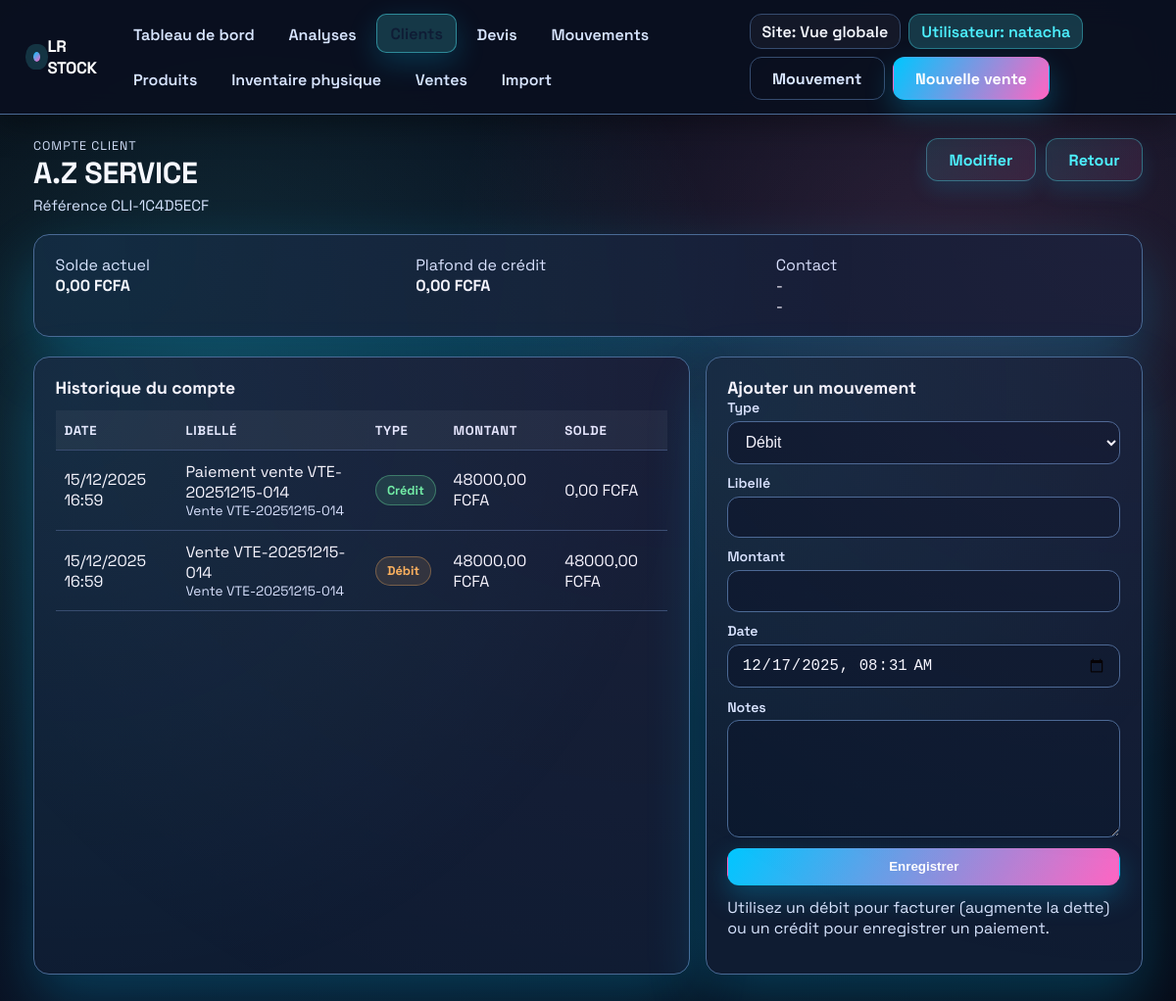
The page /clients/616/ (signed in) on the database its author committed.
### inventory/models.py (models this page shows, shortened)
class VersionedModelMixin(models.Model):
    class Meta:
        abstract = True

class TimeStampedModel(models.Model):
    created_at = models.DateTimeField(auto_now_add=True)
    updated_at = models.DateTimeField(auto_now=True)
    class Meta:
        abstract = True

class Customer(VersionedModelMixin, TimeStampedModel):
    reference = models.CharField(
        "Référence client",
        max_length=20,
        unique=True,
        default=generate_customer_reference,
    )
    name = models.CharField("Nom du contact", max_length=255)
    company_name = models.CharField("Entreprise", max_length=255, blank=True)
    email = models.EmailField(blank=True)
    phone = models.CharField(max_length=50, blank=True)
    address = models.TextField(blank=True)
    credit_limit = models.DecimalField(
        "Plafond de crédit",
        max_digits=12,
        decimal_places=2,
        default=Decimal("0.00"),
    )
    notes = models.TextField(blank=True)
    objects = CustomerQuerySet.as_manager()
    class Meta:
        ordering = ["name", "company_name"]
        verbose_name = "client"
        verbose_name_plural = "clients"
    @property
    def display_name(self) -> str:
        if self.company_name and self.name:
            return f"{self.company_name} - {self.name}"
        return self.company_name or self.name or self.reference
    @property
    def balance(self) -> Decimal:
        annotated = getattr(self, "account_balance", None)
        if annotated is not None:
            return annotated

class CustomerAccountEntry(TimeStampedModel):
    class EntryType(models.TextChoices):
        DEBIT = "debit", "Débit"
        CREDIT = "credit", "Crédit"
    customer = models.ForeignKey(
        Customer,
        on_delete=models.CASCADE,
        related_name="entries",
    )
    sale = models.ForeignKey(
        "Sale",
        on_delete=models.SET_NULL,
        related_name="account_entries",
        blank=True,
        null=True,
    )
    entry_type = models.CharField(
        max_length=10,
        choices=EntryType.choices,
        default=EntryType.DEBIT,
    )
    label = models.CharField("Libellé", max_length=255)
    occurred_at = models.DateTimeField("Date", default=timezone.now)
    amount = models.DecimalField(max_digits=12, decimal_places=2)
    notes = models.TextField(blank=True)
    class Meta:
        ordering = ["-occurred_at", "-id"]
        verbose_name = "mouvement de compte client"
        verbose_name_plural = "mouvements de comptes client"
    @property
    def signed_amount(self) -> Decimal:
        sign = 1 if self.entry_type == self.EntryType.DEBIT else -1
        return Decimal(sign) * self.amount

class Sale(VersionedModelMixin, TimeStampedModel):
    class Status(models.TextChoices):
        DRAFT = "draft", "Brouillon"
        CONFIRMED = "confirmed", "Confirmée"
    reference = models.CharField("Référence", max_length=100, unique=True)
    sale_date = models.DateTimeField("Date de vente", default=timezone.now)
    customer = models.ForeignKey(
        Customer,
        on_delete=models.SET_NULL,
        related_name="sales",
        blank=True,
        null=True,
    )
    customer_name = models.CharField("Client", max_length=255, blank=True)
    notes = models.TextField(blank=True)
    site = models.ForeignKey(
        Site,
        on_delete=models.PROTECT,
        blank=True,
        null=True,
        related_name="sales",
    )
    amount_paid = models.DecimalField(
        "Montant payé",
        max_digits=12,
        decimal_places=2,
        default=Decimal("0.00"),
    )
    status = models.CharField(
        max_length=20,
        choices=Status.choices,
        default=Status.DRAFT,
    )
    class Meta:
        ordering = ["-sale_date", "-id"]
        verbose_name = "vente"
        verbose_name_plural = "ventes"

### inventory/views.py (the view, shortened to what this page needs)
# urls.py: path("clients/<int:pk>/", login_required(views.customer_detail), name="customer_detail"),
def customer_detail(request, pk):
    customer = get_object_or_404(Customer.objects.with_balance(), pk=pk)
    form_type = request.POST.get("form_type") if request.method == "POST" else None
    entry_form = CustomerAccountEntryForm(
        request.POST if request.method == "POST" and form_type != "customer" else None
    )
    customer_form = CustomerForm(
        request.POST if request.method == "POST" and form_type == "customer" else None,
        instance=customer,
    )
    versions = list(Version.for_instance(customer)[:12])
    entries = list(customer.entries.select_related("sale").order_by("-occurred_at", "-id"))
    running_balance = customer.balance
    for entry in entries:
        entry.running_balance = running_balance
        running_balance -= entry.signed_amount
    context = {
        "customer": customer,
        "entries": entries,
        "entry_form": entry_form,
        "customer_form": customer_form,
        "versions": versions,
    }
    return render(request, "inventory/customer_detail.html", context)

### inventory/forms.py (shortened to what this page needs)
class CustomerAccountEntryForm(forms.ModelForm):
    occurred_at = forms.DateTimeField(
        label="Date",
        widget=forms.DateTimeInput(attrs={"type": "datetime-local", "class": "form-control"}),
    )
    class Meta:
        model = CustomerAccountEntry
        fields = ["entry_type", "label", "amount", "occurred_at", "notes"]
        widgets = {
            "entry_type": forms.Select(attrs={"class": "form-control"}),
            "label": forms.TextInput(attrs={"class": "form-control"}),
            "amount": forms.NumberInput(attrs={"class": "form-control", "step": "0.01", "min": 0}),
            "notes": forms.Textarea(attrs={"class": "form-control", "rows": 2}),
        }
        labels = {
            "entry_type": "Type",
            "label": "Libellé",
            "amount": "Montant",
            "notes": "Notes",
        }
    def __init__(self, *args, **kwargs):
        super().__init__(*args, **kwargs)
        if not self.data.get("occurred_at") and not self.initial.get("occurred_at"):
            self.fields["occurred_at"].initial = timezone.now().strftime("%Y-%m-%dT%H:%M")

### inventory/models.py (called while the page is built)
    @classmethod
    def for_instance(cls, instance):
        content_type = ContentType.objects.get_for_model(instance, for_concrete_model=False)
        return cls.objects.filter(content_type=content_type, object_id=str(instance.pk))

    def with_balance(self):
        signed_amount = Case(
            When(
                entries__entry_type="debit",
                then=F("entries__amount"),
            ),
            When(
                entries__entry_type="credit",
                then=-F("entries__amount"),
            ),
            default=Value(Decimal("0.00")),
            output_field=DecimalField(max_digits=14, decimal_places=2),
        )
        return self.annotate(
            account_balance=Coalesce(
                Sum(signed_amount),
                Value(Decimal("0.00"), output_field=DecimalField(max_digits=14, decimal_places=2)),
            )
        )

### inventory/templates/inventory/customer_detail.html (shortened to what this page needs)
{% extends "inventory/base.html" %}
{% block content %}
<section class="page-header reveal">
    <div>
        <p class="eyebrow">Compte client</p>
        <h1 class="page-title">{{ customer.display_name }}</h1>
        <p class="lead">Référence {{ customer.reference }}{% if customer.company_name %} — {{ customer.company_name }}{% endif %}</p>
    </div>
    <div class="toolbar">
        <a href="{% url 'inventory:customer_update' customer.pk %}" class="btn secondary">Modifier</a>
        <a href="{% url 'inventory:customer_list' %}" class="btn secondary">Retour</a>
    </div>
</section>
<section class="surface reveal" data-delay="100">
    <div class="grid auto-3">
        <div>
            <p class="muted-text" style="margin:0;">Solde actuel</p>
            <p class="value" style="margin:0; font-weight:800;">{{ customer.balance|floatformat:2 }} FCFA</p>
        </div>
        <div>
            <p class="muted-text" style="margin:0;">Plafond de crédit</p>
            <p class="value" style="margin:0; font-weight:800;">{{ customer.credit_limit|floatformat:2 }} FCFA</p>
        </div>
        <div>
            <p class="muted-text" style="margin:0;">Contact</p>
            <p class="value" style="margin:0; font-size:1rem;">
                {{ customer.email|default:"-" }}<br>
                {{ customer.phone|default:"-" }}
            </p>
        </div>
    </div>
</section>
<section class="split split-70">
    <div class="surface reveal" data-delay="140">
        <div class="surface-header">
            <h2 class="surface-title">Historique du compte</h2>
        </div>
        {% if entries %}
            <table>
                <thead>
                    <tr>
                        <th>Date</th>
                        <th>Libellé</th>
                        <th>Type</th>
                        <th>Montant</th>
                        <th>Solde</th>
                    </tr>
                </thead>
                <tbody>
                    {% for entry in entries %}
                        <tr>
                            <td>{{ entry.occurred_at|date:"d/m/Y H:i" }}</td>
                            <td>
                                {{ entry.label }}
                                {% if entry.sale %}
                                    <div class="muted-text" style="font-size:0.85rem;">Vente {{ entry.sale.reference }}</div>
                                {% endif %}
                            </td>
                            <td>
                                <span class="badge {% if entry.entry_type == 'debit' %}warn{% else %}success{% endif %}">
                                    {{ entry.get_entry_type_display }}
                                </span>
                            </td>
                            <td>{{ entry.amount|floatformat:2 }} FCFA</td>
                            <td>{{ entry.running_balance|floatformat:2 }} FCFA</td>
                        </tr>
                    {% endfor %}
                </tbody>
            </table>
        {% else %}
            <p class="muted-text" style="margin:0;">Aucun mouvement encore enregistré pour ce client.</p>
        {% endif %}
    </div>
    <div class="surface reveal" data-delay="180">
        <h2 class="surface-title">Ajouter un mouvement</h2>
        <form method="post" class="stack">
            {% for field in entry_form %}
                <div class="field">
                    <label for="{{ field.id_for_label }}">{{ field.label }}</label>
                    {{ field }}
                </div>
            {% endfor %}
            <button type="submit" class="btn">Enregistrer</button>
        </form>
        <p class="muted-text" style="margin-top:0.75rem;">Utilisez un débit pour facturer (augmente la dette) ou un crédit pour enregistrer un paiement.</p>
    </div>
</section>
<section class="split">
</section>
{% endblock %}

### inventory/templates/inventory/base.html (shortened to what this page needs)
{% load static %}
<!DOCTYPE html>
<html lang="fr">
<head>
</head>
<body>
    <div class="app-shell">
        <header class="topbar">
            <div class="topbar-inner">
                <a class="brand" href="{% url 'inventory:dashboard' %}">
                    <span class="dot" aria-hidden="true"></span>
                     LR Stock
                </a>
                <nav class="nav">
                    {% with current=request.resolver_match.url_name %}
                        <a href="{% url 'inventory:dashboard' %}" class="{% if current == 'dashboard' %}active{% endif %}">Tableau de bord</a>
                        <a href="{% url 'inventory:analytics' %}" class="{% if current == 'analytics' %}active{% endif %}">Analyses</a>
                        <a href="{% url 'inventory:customer_list' %}" class="{% if current == 'customer_list' or current == 'customer_create' or current == 'customer_detail' or current == 'customer_update' %}active{% endif %}">Clients</a>
                        <a href="{% url 'inventory:quotes_list' %}" class="{% if current == 'quotes_list' or current == 'quote_create' or current == 'quote_detail' %}active{% endif %}">Devis</a>
                        <a href="{% url 'inventory:record_movement' %}" class="{% if current == 'record_movement' %}active{% endif %}">Mouvements</a>
                        <a href="{% url 'inventory:inventory_overview' %}" class="{% if current == 'inventory_overview' %}active{% endif %}">Produits</a>
                        <a href="{% url 'inventory:inventory_physical' %}" class="{% if current == 'inventory_physical' %}active{% endif %}">Inventaire physique</a>
                        <a href="{% url 'inventory:sales_list' %}" class="{% if current == 'sales_list' or current == 'sale_create' %}active{% endif %}">Ventes</a>
                        <a href="{% url 'inventory:import_products' %}" class="{% if current == 'import_products' %}active{% endif %}">Import</a>
                    {% endwith %}
                </nav>
                <div class="user-actions">
                    <span class="context-chip">Site: {{ active_site.name|default:"Vue globale" }}</span>
                    <span class="context-chip" style="background:var(--accent-soft); border-color: rgba(77,240,255,0.35); color: var(--accent);">Utilisateur: {{ request.user.username|default:"Invite" }}</span>
                    <a class="btn ghost" href="{% url 'inventory:record_movement' %}">Mouvement</a>
                    <a class="btn" href="{% url 'inventory:sale_create' %}">Nouvelle vente</a>
                </div>
            </div>
        </header>
        <main class="container">
            <div class="page">
                {% block content %}{% endblock %}
            </div>
        </main>
    </div>
</body>
</html>

### rows shown on the page
Customer: display_name "A.Z SERVICE", reference "CLI-1C4D5ECF", balance "0,00", credit_limit "0,00", email "-", phone "-"
CustomerAccountEntry: occurred_at "15/12/2025 16:59", label "Paiement vente VTE-20251215-014", sale.reference "VTE-20251215-014", entry_type "Crédit", amount "48000,00", running_balance "0,00"
CustomerAccountEntry: occurred_at "15/12/2025 16:59", label "Vente VTE-20251215-014", sale.reference "VTE-20251215-014", entry_type "Débit", amount "48000,00", running_balance "48000,00"

### other values the page prints
{{ active_site.name|default:"Vue globale" }} "Vue globale"
{{ request.user.username|default:"Invite" }} "natacha"
{{ field.label }} "Type" "Libellé" "Montant" "Date" "Notes"
